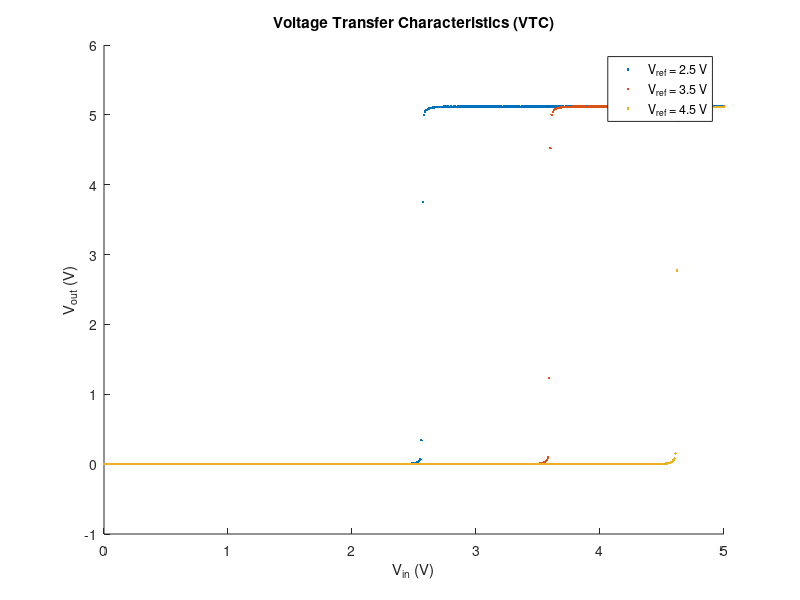
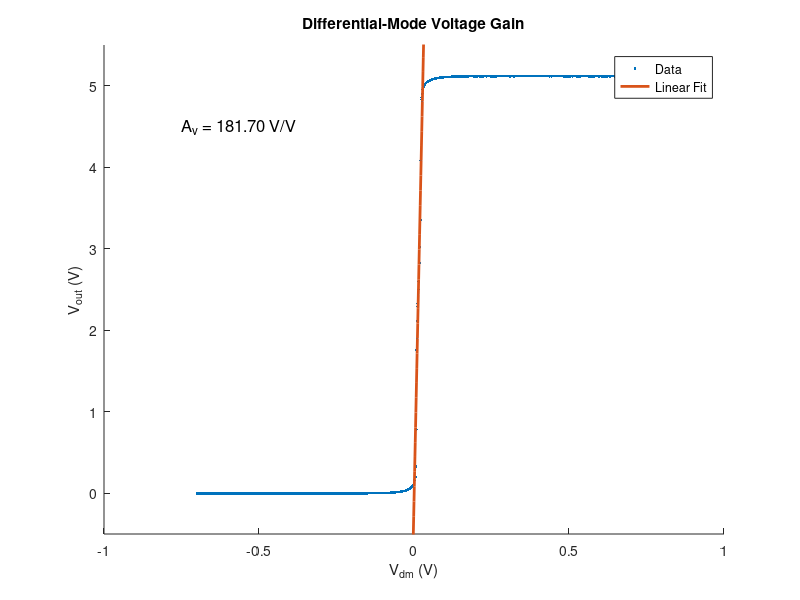
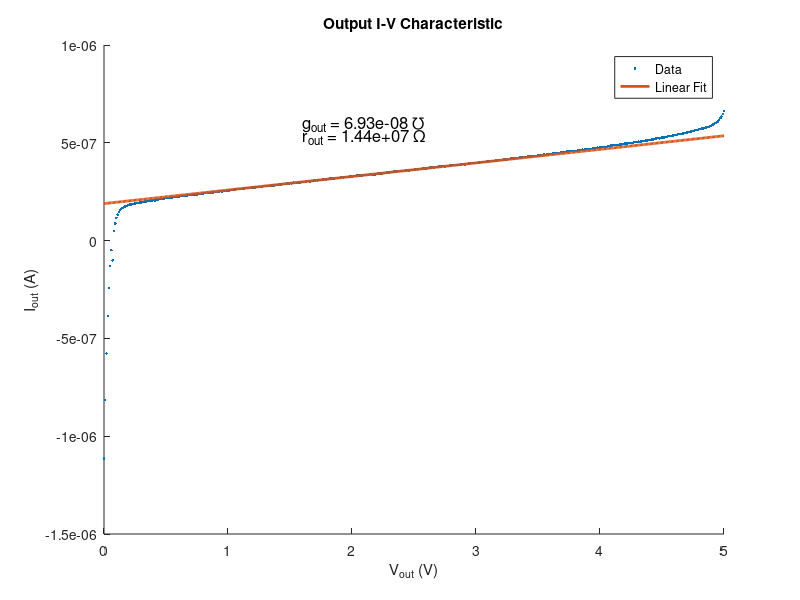
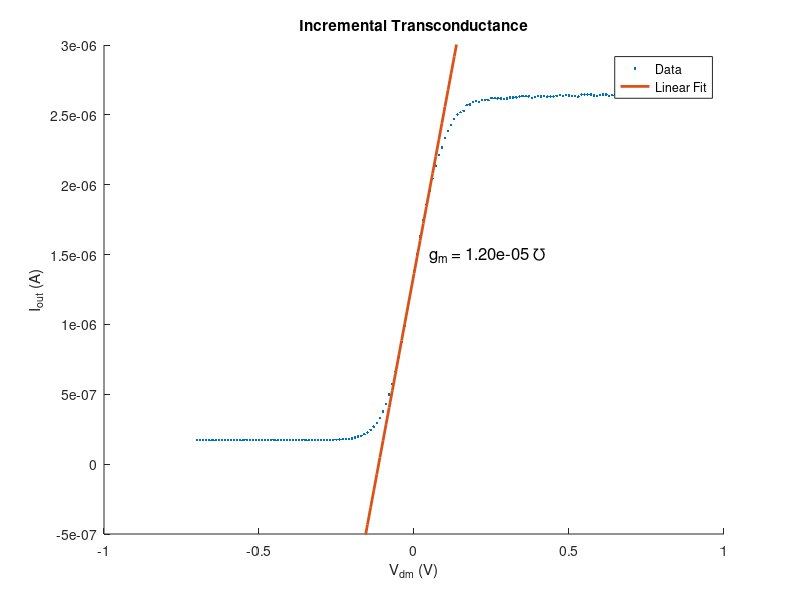

Reproduce these figures in MATLAB, in order. (Note: this script raises an error after producing the figures.)
clear; close all; clc;

%% exp1
load('lab7_exp1.mat')

figure; hold on;

plot(V_in_25dV, -V_out_25dV, '.');
plot(V_in_35dV, -V_out_35dV, '.');
plot(V_in_45dV, -V_out_45dV, '.');

xlabel('V_{in} (V)');
ylabel('V_{out} (V)');
title('Voltage Transfer Characteristics (VTC)');
legend('V_{ref} = 2.5 V','V_{ref} = 3.5 V','V_{ref} = 4.5 V','Location','best');


%% exp 2 a
load('lab7_exp2_1.mat')

figure; hold on;

Vdm = V_dm_45dV;
Vout = -V_out_45dV(1:length(Vdm));

plot(Vdm, Vout, '.');

gain = 181.704;
offset = -0.1;

fit_line = gain * Vdm + offset;
plot(Vdm, fit_line, 'LineWidth', 2);

xlabel('V_{dm} (V)');
ylabel('V_{out} (V)');
title('Differential-Mode Voltage Gain');
legend('Data','Linear Fit','Location','best');

ylim([-0.5 5.5])

text(-0.75, 4.5, sprintf('A_v = %.2f V/V', gain), 'FontSize', 12);


%% exp 2 b
load('lab7_exp2_2_v2.mat')

figure; hold on;

V = V_out_45dV;
I = I_out_45dV;

plot(V, I, '.');

idx = (V >= 1.5) & (V <= 2.5);

p = polyfit(V(idx), I(idx), 1);
slope = p(1);
r_out = 1 / slope;

fit_line = polyval(p, V);
plot(V, fit_line, 'LineWidth', 2);

xlabel('V_{out} (V)');
ylabel('I_{out} (A)');
title('Output I-V Characteristic');
legend('Data','Linear Fit','Location','best');

text(1.6, max(I)*0.9, sprintf('g_{out} = %.2e ℧', slope), 'FontSize', 12)
text(1.6, max(I)*0.8, sprintf('r_{out} = %.2e \\Omega', r_out), 'FontSize', 12);


%% exp 2 c
load('lab7_exp2_3.mat')

figure; hold on;

plot(Vdm_45dV, I_out, '.');

idx = (Vdm_45dV >= -0.06) & (Vdm_45dV <= 0.0);

p = polyfit(Vdm_45dV(idx), I_out(idx), 1);
gm = p(1);

fit_line = polyval(p, Vdm_45dV);
plot(Vdm_45dV, fit_line, 'LineWidth', 2);

xlabel('V_{dm} (V)');
ylabel('I_{out} (A)');
title('Incremental Transconductance');
legend('Data','Linear Fit','Location','best');

ylim([-0.5e-6, 3e-6])


text(0.05, 1.5*10^-6, sprintf('g_m = %.2e ℧', gm), 'FontSize', 12);

%% gain compare
Av_calc = gm * r_out;
fprintf('Gain from VTC: %.2f V/V\n', gain);
fprintf('Gain from gm*rout: %.2f V/V\n', Av_calc);


%% exp3 a 
% tau not correct
load("lab7_exp3_data.mat")
CH1 = small_step_response.CH1;
CH2 = small_step_response.CH2;
t = small_step_response.X .* small_step_response_parameters.Increment + small_step_response_parameters.Start;

CH1_smooth = movmean(CH1, 30);
CH2_smooth = movmean(CH2, 30);

figure;
plot(t, CH1_smooth, 'b.'); hold on;
plot(t, CH2_smooth, 'r.');

xlabel('Time (s)');
ylabel('Voltage (V)');
title('Unity-Gain Follower (Small Signal) Circuit Response');

% fit_eq = @(b, x) 1.53 * (1 - exp(-x / b));
% vals_range = find(t > 0 & t < 0.5e-3);
% plot_range = t(vals_range);
% fit_vals = fit(plot_range, small_step_response.CH2(vals_range), fit_eq, StartPoint=small_step_response.CH2(vals_range(1)));
% % plot(plot_range, 1:size(plot_range, 1))
% plot(plot_range, 1.53 .* exp(fit_vals(1) .* plot_range), 'y-')

[~, rise_idx_in] = max(diff(CH1_smooth));
[~, fall_idx_in] = min(diff(CH1_smooth));
t_rise_edge = t(rise_idx_in);
t_fall_edge = t(fall_idx_in);

idx_rise = (t > t_rise_edge + 30e-6) & (t < t_rise_edge + 100e-6);

t_rise = t(idx_rise);
v_rise = CH2_smooth(idx_rise);
Vf_r = v_rise(end);
Vi_r = v_rise(1);

mask_r = abs(v_rise - Vf_r) > 1e-4;
t_r = t_rise(mask_r);
v_r = v_rise(mask_r);

y_r = log(abs(v_r - Vf_r));
p_r = polyfit(t_r, y_r, 1);
tau_rise = -1 / p_r(1);

t_fit_rise = linspace(t_rise(1), t_rise(end), 200);
Vfit_rise = Vf_r + (Vi_r - Vf_r) * exp(-(t_fit_rise - t_fit_rise(1)) / tau_rise);

plot(t_fit_rise, Vfit_rise, 'k-', 'LineWidth', 2);
text(mean(t_fit_rise), mean(Vfit_rise), ...
    sprintf('\\tau_{rise} = %.2e s', tau_rise), ...
    'FontSize', 11, 'Color', 'k');

idx_fall = (t > t_fall_edge + 19e-6) & (t < t_fall_edge + 85e-6);

t_fall = t(idx_fall);
v_fall = CH2_smooth(idx_fall);
Vf_f = v_fall(end);
Vi_f = v_fall(1);

mask_f = abs(v_fall - Vf_f) > 1e-4;
t_f = t_fall(mask_f);
v_f = v_fall(mask_f);

y_f = log(abs(v_f - Vf_f));
p_f = polyfit(t_f, y_f, 1);
tau_fall = -1 / p_f(1);

t_fit_fall = linspace(t_fall(1), t_fall(end), 200);
Vfit_fall = Vf_f + (Vi_f - Vf_f) * exp(-(t_fit_fall - t_fit_fall(1)) / tau_fall);

plot(t_fit_fall, Vfit_fall, 'g-', 'LineWidth', 2);
text(mean(t_fit_fall), mean(Vfit_fall), ...
    sprintf('\\tau_{fall} = %.2e s', tau_fall), ...
    'FontSize', 11, 'Color', 'g');

fprintf('Tau rise = %.2e s\n', tau_rise);
fprintf('Tau fall = %.2e s\n', tau_fall);
legend('Input (V)','Output (V)', 'Rise Fit', 'Fall Fit', 'Location','bestoutside');


%% exp3 b
load("lab7_exp3_data.mat")
CH1 = large_step_response.CH1;
CH2 = large_step_response.CH2;
t = large_step_response.X .* large_step_response_parameters.Increment + large_step_response_parameters.Start;

CH1_smooth = movmean(CH1, 40);
CH2_smooth = movmean(CH2, 40);

offset_correction = mean(CH2_smooth(1:50)) - mean(CH1_smooth(1:50));
CH2_aligned = CH2_smooth - offset_correction;

figure;
hold on;
plot(t, CH1_smooth, 'b.', DisplayName='Input Waveform');
plot(t, CH2_aligned, 'r.', DisplayName='Output Waveform');

vals_range = find(t > 0.00054 & t < 0.00068);
plot_range = -0.0005:0.00001:0.0015;
tmp = CH2_smooth(vals_range);
fit_vals = polyfit(t(vals_range), tmp, 1);
plot(plot_range, fit_vals(1) .* plot_range + fit_vals(2), DisplayName=['Up-going Slew Rate: ', num2str(fit_vals(1), 3), ' V/s'])

vals_range = find(t > -0.0049 & t < -0.00426);
plot_range = -0.0054:0.00001:-0.0035;
tmp = CH2_smooth(vals_range);
fit_vals = polyfit(t(vals_range), tmp, 1);
plot(plot_range, fit_vals(1) .* plot_range + fit_vals(2), DisplayName=['Down-going Slew Rate: ', num2str(fit_vals(1), 3), ' V/s'])

xlabel('Time (s)');
ylabel('Voltage (V)');
title('Unity-Gain Follower (Large Signal) Circuit Response');
legend(Location='southoutside')

% legend('Input (V)', 'Output (V)', 'Rise Fit', 'Fall Fit', 'Location','bestoutside');
% [~, rise_idx_in] = max(diff(CH1_smooth));
% [~, fall_idx_in] = min(diff(CH1_smooth));
% t_rise_edge = t(rise_idx_in);
% t_fall_edge = t(fall_idx_in);
% 
% idx_rise = (t > t_rise_edge + 1e-6) & (t < t_rise_edge + 30e-6);
% 
% p_rise = polyfit(t(idx_rise), CH2_aligned(idx_rise), 1);
% slew_rise = p_rise(1);
% 
% t_fit_rise = linspace(min(t), max(t), 500);
% v_fit_rise = polyval(p_rise, t_fit_rise);
% 
% plot(t_fit_rise, v_fit_rise, 'k-', 'LineWidth', 2);
% 
% text(0.62*10^-3, 1.5, ...
%     sprintf('SR_{rise} = %.2e V/s', slew_rise), ...
%     'FontSize', 11, 'Color', 'k');
% 
% idx_fall = (t > t_fall_edge + 5e-6) & (t < t_fall_edge + 35e-6);
% 
% p_fall = polyfit(t(idx_fall), CH2_aligned(idx_fall), 1);
% slew_fall = p_fall(1);
% 
% t_fit_fall = linspace(min(t), max(t), 500);
% v_fit_fall = polyval(p_fall, t_fit_fall);
% 
% plot(t_fit_fall, v_fit_fall, 'g-', 'LineWidth', 2);
% 
% text(0.38*10^-3, 1.5, ...
%     sprintf('SR_{fall} = %.2e V/s', slew_fall), ...
%     'FontSize', 11, 'Color', 'g');
% % ylim([1.47 1.54])
% legend('Input (V)', 'Output (V)', 'Rise Fit', 'Fall Fit', 'Location','bestoutside');
